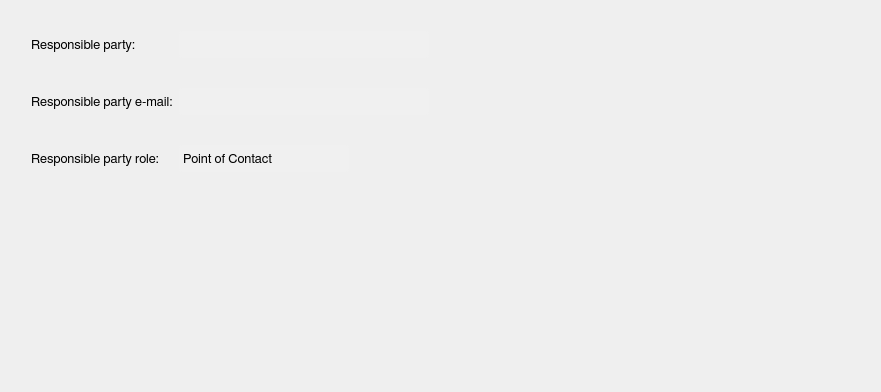
          <widget class="QWidget" name="tabWidgetPage9">
           <attribute name="title">
            <string>Responsible Organisations</string>
           </attribute>
           <layout class="QGridLayout" name="gridLayout_14">
            <item row="0" column="1">
             <spacer name="verticalSpacer_71">
              <property name="orientation">
               <enum>Qt::Vertical</enum>
              </property>
              <property name="sizeType">
               <enum>QSizePolicy::Fixed</enum>
              </property>
              <property name="sizeHint" stdset="0">
               <size>
                <width>20</width>
                <height>20</height>
               </size>
              </property>
             </spacer>
            </item>
            <item row="1" column="1" rowspan="2">
             <layout class="QVBoxLayout" name="verticalLayout_5">
              <item>
               <layout class="QGridLayout" name="gridLayout_9">
                <property name="verticalSpacing">
                 <number>30</number>
                </property>
                <item row="0" column="0">
                 <widget class="QLabel" name="ro_responsibleParty_lb">
                  <property name="minimumSize">
                   <size>
                    <width>0</width>
                    <height>0</height>
                   </size>
                  </property>
                  <property name="maximumSize">
                   <size>
                    <width>16777215</width>
                    <height>16777215</height>
                   </size>
                  </property>
                  <property name="font">
                   <font>
                    <family>FreeSans</family>
                    <pointsize>10</pointsize>
                    <weight>50</weight>
                    <bold>false</bold>
                    <stylestrategy>PreferAntialias</stylestrategy>
                   </font>
                  </property>
                  <property name="text">
                   <string>Responsible party:</string>
                  </property>
                 </widget>
                </item>
                <item row="0" column="1">
                 <widget class="QLineEdit" name="ro_responsibleParty_ln">
                  <property name="minimumSize">
                   <size>
                    <width>250</width>
                    <height>27</height>
                   </size>
                  </property>
                  <property name="maximumSize">
                   <size>
                    <width>250</width>
                    <height>27</height>
                   </size>
                  </property>
                  <property name="font">
                   <font>
                    <family>FreeSans</family>
                    <pointsize>10</pointsize>
                    <weight>50</weight>
                    <bold>false</bold>
                    <stylestrategy>PreferAntialias</stylestrategy>
                   </font>
                  </property>
                  <property name="styleSheet">
                   <string notr="true">QLineEdit {
	border-radius: 3px;
   padding: 1px 4px 1px 4px;
	background-color:  rgb(240, 240, 240);
}</string>
                  </property>
                  <property name="frame">
                   <bool>false</bool>
                  </property>
                 </widget>
                </item>
                <item row="0" column="2">
                 <widget class="QToolButton" name="infoButton_20">
                  <property name="maximumSize">
                   <size>
                    <width>27</width>
                    <height>27</height>
                   </size>
                  </property>
                  <property name="styleSheet">
                   <string notr="true">QToolButton:hover {border: 1px solid gray; border-radius: 4px; background-color: qlineargradient(x1: 0, y1: 0, x2: 0, y2: 1, stop: 0 #f6f7fa, stop: 1 #dadbde); width: 27px; height: 27px;}

QToolButton:pressed {background-color: qlineargradient(x1: 0, y1: 0, x2: 0, y2: 1, stop: 0 #dadbde, stop: 1 #f6f7fa);}

QToolButton:flat {border: none;}</string>
                  </property>
                  <property name="text">
                   <string/>
                  </property>
                  <property name="icon">
                   <iconset>
                    <normaloff>icons/info_icon.png</normaloff>icons/info_icon.png</iconset>
                  </property>
                  <property name="iconSize">
                   <size>
                    <width>27</width>
                    <height>27</height>
                   </size>
                  </property>
                  <property name="autoRaise">
                   <bool>true</bool>
                  </property>
                 </widget>
                </item>
                <item row="1" column="0">
                 <widget class="QLabel" name="ro_responsibleEmail_lb">
                  <property name="minimumSize">
                   <size>
                    <width>0</width>
                    <height>0</height>
                   </size>
                  </property>
                  <property name="maximumSize">
                   <size>
                    <width>16777215</width>
                    <height>16777215</height>
                   </size>
                  </property>
                  <property name="font">
                   <font>
                    <family>FreeSans</family>
                    <pointsize>10</pointsize>
                    <weight>50</weight>
                    <bold>false</bold>
                    <stylestrategy>PreferAntialias</stylestrategy>
                   </font>
                  </property>
                  <property name="text">
                   <string>Responsible party e-mail:</string>
                  </property>
                 </widget>
                </item>
                <item row="1" column="1">
                 <widget class="QLineEdit" name="ro_responsibleEmail_ln">
                  <property name="minimumSize">
                   <size>
                    <width>250</width>
                    <height>27</height>
                   </size>
                  </property>
                  <property name="maximumSize">
                   <size>
                    <width>250</width>
                    <height>27</height>
                   </size>
                  </property>
                  <property name="font">
                   <font>
                    <family>FreeSans</family>
                    <pointsize>10</pointsize>
                    <weight>50</weight>
                    <bold>false</bold>
                    <stylestrategy>PreferAntialias</stylestrategy>
                   </font>
                  </property>
                  <property name="styleSheet">
                   <string notr="true">QLineEdit {
	border-radius: 3px;
   padding: 1px 4px 1px 4px;
	background-color:  rgb(240, 240, 240);
}</string>
                  </property>
                  <property name="frame">
                   <bool>false</bool>
                  </property>
                 </widget>
                </item>
                <item row="1" column="2">
                 <widget class="QToolButton" name="infoButton_21">
                  <property name="maximumSize">
                   <size>
                    <width>27</width>
                    <height>27</height>
                   </size>
                  </property>
                  <property name="styleSheet">
                   <string notr="true">QToolButton:hover {border: 1px solid gray; border-radius: 4px; background-color: qlineargradient(x1: 0, y1: 0, x2: 0, y2: 1, stop: 0 #f6f7fa, stop: 1 #dadbde); width: 27px; height: 27px;}

QToolButton:pressed {background-color: qlineargradient(x1: 0, y1: 0, x2: 0, y2: 1, stop: 0 #dadbde, stop: 1 #f6f7fa);}

QToolButton:flat {border: none;}</string>
                  </property>
                  <property name="text">
                   <string/>
                  </property>
                  <property name="icon">
                   <iconset>
                    <normaloff>icons/info_icon.png</normaloff>icons/info_icon.png</iconset>
                  </property>
                  <property name="iconSize">
                   <size>
                    <width>27</width>
                    <height>27</height>
                   </size>
                  </property>
                  <property name="autoRaise">
                   <bool>true</bool>
                  </property>
                 </widget>
                </item>
                <item row="1" column="3">
                 <spacer name="horizontalSpacer_47">
                  <property name="orientation">
                   <enum>Qt::Horizontal</enum>
                  </property>
                  <property name="sizeType">
                   <enum>QSizePolicy::Fixed</enum>
                  </property>
                  <property name="sizeHint" stdset="0">
                   <size>
                    <width>20</width>
                    <height>20</height>
                   </size>
                  </property>
                 </spacer>
                </item>
                <item row="1" column="4">
                 <widget class="QToolButton" name="delButton_8">
                  <property name="enabled">
                   <bool>false</bool>
                  </property>
                  <property name="minimumSize">
                   <size>
                    <width>27</width>
                    <height>27</height>
                   </size>
                  </property>
                  <property name="maximumSize">
                   <size>
                    <width>27</width>
                    <height>27</height>
                   </size>
                  </property>
                  <property name="styleSheet">
                   <string notr="true">QToolButton:hover {border: 1px solid gray; border-radius: 4px; background-color: qlineargradient(x1: 0, y1: 0, x2: 0, y2: 1, stop: 0 #f6f7fa, stop: 1 #dadbde); width: 27px; height: 27px;}

QToolButton:pressed {background-color: qlineargradient(x1: 0, y1: 0, x2: 0, y2: 1, stop: 0 #dadbde, stop: 1 #f6f7fa);}

QToolButton:flat {border: none;}</string>
                  </property>
                  <property name="text">
                   <string/>
                  </property>
                  <property name="icon">
                   <iconset>
                    <normaloff>icons/none_icon.png</normaloff>icons/none_icon.png</iconset>
                  </property>
                  <property name="iconSize">
                   <size>
                    <width>27</width>
                    <height>27</height>
                   </size>
                  </property>
                  <property name="autoRaise">
                   <bool>true</bool>
                  </property>
                 </widget>
                </item>
                <item row="1" column="5">
                 <spacer name="horizontalSpacer_28">
                  <property name="orientation">
                   <enum>Qt::Horizontal</enum>
                  </property>
                  <property name="sizeType">
                   <enum>QSizePolicy::Fixed</enum>
                  </property>
                  <property name="sizeHint" stdset="0">
                   <size>
                    <width>20</width>
                    <height>20</height>
                   </size>
                  </property>
                 </spacer>
                </item>
                <item row="1" column="6">
                 <widget class="QToolButton" name="plusButton_7">
                  <property name="minimumSize">
                   <size>
                    <width>27</width>
                    <height>27</height>
                   </size>
                  </property>
                  <property name="maximumSize">
                   <size>
                    <width>27</width>
                    <height>27</height>
                   </size>
                  </property>
                  <property name="styleSheet">
                   <string notr="true">QToolButton:hover {border: 1px solid gray; border-radius: 4px; background-color: qlineargradient(x1: 0, y1: 0, x2: 0, y2: 1, stop: 0 #f6f7fa, stop: 1 #dadbde); width: 27px; height: 27px;}

QToolButton:pressed {background-color: qlineargradient(x1: 0, y1: 0, x2: 0, y2: 1, stop: 0 #dadbde, stop: 1 #f6f7fa);}

QToolButton:flat {border: none;}</string>
                  </property>
                  <property name="text">
                   <string/>
                  </property>
                  <property name="icon">
                   <iconset>
                    <normaloff>icons/plus_icon.png</normaloff>icons/plus_icon.png</iconset>
                  </property>
                  <property name="iconSize">
                   <size>
                    <width>27</width>
                    <height>27</height>
                   </size>
                  </property>
                  <property name="autoRaise">
                   <bool>true</bool>
                  </property>
                 </widget>
                </item>
                <item row="2" column="0">
                 <widget class="QLabel" name="ro_label_3">
                  <property name="sizePolicy">
                   <sizepolicy hsizetype="Preferred" vsizetype="Preferred">
                    <horstretch>0</horstretch>
                    <verstretch>0</verstretch>
                   </sizepolicy>
                  </property>
                  <property name="minimumSize">
                   <size>
                    <width>0</width>
                    <height>0</height>
                   </size>
                  </property>
                  <property name="maximumSize">
                   <size>
                    <width>16777215</width>
                    <height>16777215</height>
                   </size>
                  </property>
                  <property name="font">
                   <font>
                    <family>FreeSans</family>
                    <pointsize>10</pointsize>
                    <weight>50</weight>
                    <bold>false</bold>
                    <stylestrategy>PreferAntialias</stylestrategy>
                   </font>
                  </property>
                  <property name="text">
                   <string>Responsible party role:</string>
                  </property>
                 </widget>
                </item>
                <item row="2" column="1">
                 <widget class="QComboBox" name="ro_responsibleRole_rl1">
                  <property name="minimumSize">
                   <size>
                    <width>170</width>
                    <height>27</height>
                   </size>
                  </property>
                  <property name="maximumSize">
                   <size>
                    <width>170</width>
                    <height>27</height>
                   </size>
                  </property>
                  <property name="font">
                   <font>
                    <family>FreeSans</family>
                    <pointsize>10</pointsize>
                    <weight>50</weight>
                    <bold>false</bold>
                    <stylestrategy>PreferAntialias</stylestrategy>
                   </font>
                  </property>
                  <property name="styleSheet">
                   <string notr="true">QComboBox {
	border-radius: 3px;
   padding: 1px 4px 1px 4px;
	background-color:  rgb(240, 240, 240);
}

QComboBox::drop-down {
    subcontrol-origin: padding;
    subcontrol-position: top right;
    width: 27px;
    border-top-right-radius: 3px;
    border-bottom-right-radius: 3px;
}

QComboBox::drop-down:hover {
    subcontrol-origin: padding;
    subcontrol-position: top right;
    width: 27px;
    border-left-width: 1px;
    border-left-color: darkgray;
    border-left-style: solid;
    border-top-right-radius: 3px;
    border-bottom-right-radius: 3px;
}

QComboBox::down-arrow {
    image: url(icons/arrow_down.png);
	width: 18px;
	height: 18px;
}

QComboBox::down-arrow:on {
    top: 1px;
    left: 1px;
}

QComboBox QAbstractItemView {
	background-color: rgb(240,240,240);
	selection-color: blue;
   padding: 1px 4px 1px 1px 1px
}</string>
                  </property>
                  <property name="currentIndex">
                   <number>5</number>
                  </property>
                  <item>
                   <property name="text">
                    <string>Author</string>
                   </property>
                  </item>
                  <item>
                   <property name="text">
                    <string>Custodian</string>
                   </property>
                  </item>
                  <item>
                   <property name="text">
                    <string>Distributor</string>
                   </property>
                  </item>
                  <item>
                   <property name="text">
                    <string>Originator</string>
                   </property>
                  </item>
                  <item>
                   <property name="text">
                    <string>Owner</string>
                   </property>
                  </item>
                  <item>
                   <property name="text">
                    <string>Point of Contact</string>
                   </property>
                  </item>
                  <item>
                   <property name="text">
                    <string>Principal Investigator</string>
                   </property>
                  </item>
                  <item>
                   <property name="text">
                    <string>Processor</string>
                   </property>
                  </item>
                  <item>
                   <property name="text">
                    <string>Publisher</string>
                   </property>
                  </item>
                  <item>
                   <property name="text">
                    <string>Resource Provider</string>
                   </property>
                  </item>
                  <item>
                   <property name="text">
                    <string>User</string>
                   </property>
                  </item>
                 </widget>
                </item>
                <item row="2" column="2">
                 <widget class="QToolButton" name="infoButton_22">
                  <property name="maximumSize">
                   <size>
                    <width>27</width>
                    <height>27</height>
                   </size>
                  </property>
                  <property name="styleSheet">
                   <string notr="true">QToolButton:hover {border: 1px solid gray; border-radius: 4px; background-color: qlineargradient(x1: 0, y1: 0, x2: 0, y2: 1, stop: 0 #f6f7fa, stop: 1 #dadbde); width: 27px; height: 27px;}

QToolButton:pressed {background-color: qlineargradient(x1: 0, y1: 0, x2: 0, y2: 1, stop: 0 #dadbde, stop: 1 #f6f7fa);}

QToolButton:flat {border: none;}</string>
                  </property>
                  <property name="text">
                   <string/>
                  </property>
                  <property name="icon">
                   <iconset>
                    <normaloff>icons/info_icon.png</normaloff>icons/info_icon.png</iconset>
                  </property>
                  <property name="iconSize">
                   <size>
                    <width>27</width>
                    <height>27</height>
                   </size>
                  </property>
                  <property name="autoRaise">
                   <bool>true</bool>
                  </property>
                 </widget>
                </item>
               </layout>
              </item>
              <item>
               <layout class="QVBoxLayout" name="verticalLayout_18"/>
              </item>
              <item>
               <spacer name="verticalSpacer_57">
                <property name="orientation">
                 <enum>Qt::Vertical</enum>
                </property>
                <property name="sizeHint" stdset="0">
                 <size>
                  <width>20</width>
                  <height>18</height>
                 </size>
                </property>
               </spacer>
              </item>
             </layout>
            </item>
            <item row="1" column="2">
             <spacer name="horizontalSpacer_8">
              <property name="orientation">
               <enum>Qt::Horizontal</enum>
              </property>
              <property name="sizeType">
               <enum>QSizePolicy::Expanding</enum>
              </property>
              <property name="sizeHint" stdset="0">
               <size>
                <width>302</width>
                <height>20</height>
               </size>
              </property>
             </spacer>
            </item>
            <item row="2" column="0">
             <spacer name="horizontalSpacer_95">
              <property name="orientation">
               <enum>Qt::Horizontal</enum>
              </property>
              <property name="sizeType">
               <enum>QSizePolicy::Fixed</enum>
              </property>
              <property name="sizeHint" stdset="0">
               <size>
                <width>20</width>
                <height>20</height>
               </size>
              </property>
             </spacer>
            </item>
            <item row="3" column="1">
             <spacer name="verticalSpacer_6">
              <property name="orientation">
               <enum>Qt::Vertical</enum>
              </property>
              <property name="sizeHint" stdset="0">
               <size>
                <width>20</width>
                <height>191</height>
               </size>
              </property>
             </spacer>
            </item>
           </layout>
           <zorder>verticalSpacer_71</zorder>
           <zorder>horizontalSpacer_95</zorder>
           <zorder></zorder>
          </widget>
